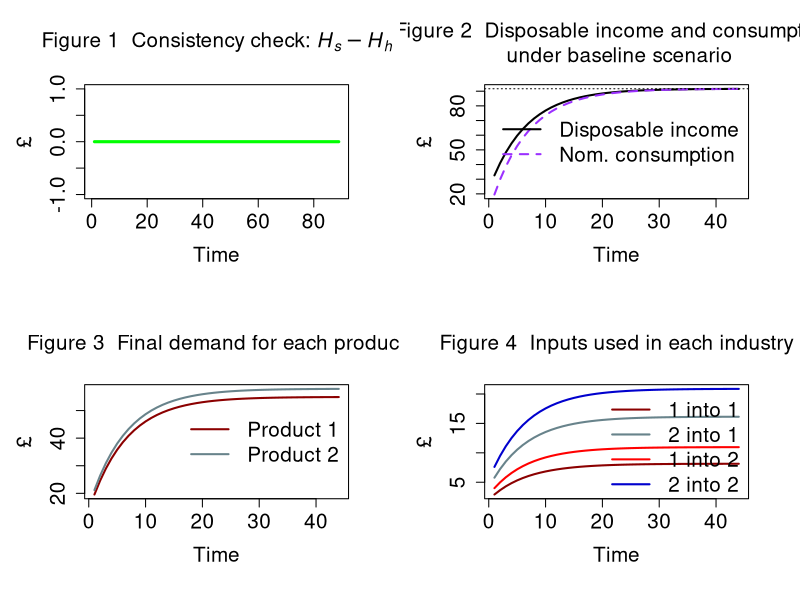

Recreate this plot in R.
# IO-SFC MODEL (BASED ON MODEL PC)

# Created by Marco Veronese Passarella

# Version: 7 June 2024; revised: 27 January 2025

### PREPARE THE ENVIRONMENT ################################################################################

#Clear Environment
rm(list=ls(all=TRUE))

#Clear Plots
if(!is.null(dev.list())) dev.off()

#Clear Console
cat("\014")

#Set directory/folder
#setwd("C:/Users/Marco Passarella/Google Drive/New Conferences/EAEPE Summer School 2024")

#set number of periods
nPeriods = 90

#Set number of scenarios
nScenarios = 1 

#Set number of industries ***
nIndustries = 2

### SET THE COEFFICIENTS (EXOGENOUS VARIABLES AND PARAMETERS) ################################################################################

alpha10 = 0.8 #Autonomous component of propensity to consume out of income
alpha11 = 8 #Interest rate elasticity of propensity to consume out of income (minus sign)
alpha2=0.4 #Propensity to consume out of wealth
w = 0.4 #Uniform wage rate
mu = 0.875 #Uniform mark-up
pr1 = 1 #Labour productivity in industry 1
pr2 = 1 #Labour productivity in industry 2
lambda0 = 0.635 #Autonomous share of bills
lambda1 = 5 #Elasticity of bills demand to interest rate
lambda2 = 0.01 #Elasticity of bills demand to yd/v
theta=0.2 #Tax rate on income
r_bar=matrix(data=0.025,nrow=nScenarios,ncol=nPeriods) #Interest rate as policy instrument
beta1_c_bar=0.50 #Household consumption share of product 1
beta2_c_bar=0.50 #Household consumption share of product 2
beta1_g_bar=0.48 #Government consumption share of product 1
beta2_g_bar=0.52 #Government consumption share of product 2
a11 = 0.11 #Quantity of product 1 necessary to produce one unit of product 1
a12 = 0.12 #Quantity of product 1 necessary to produce one unit of product 2
a21 = 0.21 #Quantity of product 2 necessary to produce one unit of product 1
a22 = 0.22 #Quantity of product 2 necessary to produce one unit of product 2

#Tip: try 0.12, 0.12, 0.20, 0.20 for unit prices

### CREATE VARIABLES AND ATTRIBUTE INITIAL VALUES ################################################################################

#Use 'array' function to create 3-dimension variables
x=array(data=0,dim=c(nScenarios,nPeriods,nIndustries)) #Gross output by industry (real)
d=array(data=0,dim=c(nScenarios,nPeriods,nIndustries)) #Demand by industry (real)
beta_c=array(data=0,dim=c(nScenarios,nPeriods,nIndustries)) #Real consumption composition
beta_g=array(data=0,dim=c(nScenarios,nPeriods,nIndustries)) #Real government expenditure composition
p=array(data=1,dim=c(nScenarios,nPeriods,nIndustries)) #Unit prices

#Create matrix of coefficients
A=matrix(data=0,nrow=nIndustries,ncol=nIndustries) #2D matrix of technical coefficients
I = diag(x=1, nrow=nIndustries, ncol=nIndustries) #2D diagonal matrix
A4=array(data=0,dim=c(nScenarios,nPeriods,nIndustries,nIndustries)) #4D matrix of technical coefficients

#Other 2-dimension variables
alpha1=matrix(data=alpha10-alpha11*r_bar,nrow=nScenarios,ncol=nPeriods) #Propensity to consume out of income
b_cb=matrix(data=0,nrow=nScenarios,ncol=nPeriods) #Government bills held by Central Bank
b_h=matrix(data=0,nrow=nScenarios,ncol=nPeriods) #Government bills held by households
b_s=matrix(data=0,nrow=nScenarios,ncol=nPeriods) #Government bills supplied by government
h_h=matrix(data=0,nrow=nScenarios,ncol=nPeriods) #Cash money held by households
h_s=matrix(data=0,nrow=nScenarios,ncol=nPeriods) #Cash money supplied by central bank
r=matrix(data=r_bar,nrow=nScenarios,ncol=nPeriods) #Interest rate on government bills
t=matrix(data=0,nrow=nScenarios,ncol=nPeriods) #Taxes
v=matrix(data=0,nrow=nScenarios,ncol=nPeriods) #Households wealth
yd=matrix(data=0,nrow=nScenarios,ncol=nPeriods) #Disposable income of households
cons=matrix(data=0,nrow=nScenarios,ncol=nPeriods) #Consumption (real)
g=matrix(data=20,nrow=nScenarios,ncol=nPeriods) #Government expenditure (real)
y=matrix(data=0,nrow=nScenarios,ncol=nPeriods) #Value of net output (GDP)
p_c=matrix(data=1,nrow=nScenarios,ncol=nPeriods) #Average price for the consumers
p_g=matrix(data=1,nrow=nScenarios,ncol=nPeriods) #Average price for the government
infl=matrix(data=1,nrow=nScenarios,ncol=nPeriods) #Inflation tax (see Godley and Lavoie, 9.2.4 and 9.3.1)

### RUN THE MODEL ################################################################################

#DEFINE THE LOOPS

#Choose scenario
for (j in 1:nScenarios){
  
  #Define time loop
  for (i in 2:nPeriods){
    
    #Define iterations
    for (iterations in 1:100){

      
      #DEFINE THE SYSTEM OF EQUATIONS        

      
      ## A) Define the matrix of technical coefficients ####
      
      #4D matrix of technical coefficients
      A4[j,i,,]=c(a11,a21,a12,a22)                   
      
      #2D matrix of technical coefficients
      A = A4[j,i,,]          
      
      
      ## B) Define consumption shares ####
      
      #Household real consumption share of product 1 - eq. 13.1
      beta_c[j,i,1]=beta1_c_bar
      
      #Household real consumption share of product 2 - eq. 13.2
      beta_c[j,i,2]=beta2_c_bar
      
      #Government real consumption share of product 1 - eq. 14.1
      beta_g[j,i,1]=beta1_g_bar
      
      #Government real consumption share of product 2 - eq. 14.2
      beta_g[j,i,2]=beta2_g_bar
      
      
      ## C) Define input-output structure ####
      
      #Real final demand vector by industry - eq. 15
      d[j,i,] = beta_c[j,i,]*cons[j,i] + beta_g[j,i,]*g[j,i]
      
      #Real gross output by industry  - eq. 16
      x[j,i,] = solve(I-A) %*% d[j,i,]
      
      #Value of net output (GDP)  - eq. 1.A
      y[j,i] = t(p[j,i,]) %*% d[j,i,]
            
      
      ## D) Set prices ####
      
      #Set unit price of output of industry 1 - eq. 17.1
      p[j,i,1] = (w/pr1) + (p[j,i,1]*A[1] + p[j,i,2]*A[2])*(1 + mu) 
      
      #Set unit price of output of industry 2 - eq. 17.2  
      p[j,i,2] = (w/pr2) + (p[j,i,1]*A[3] + p[j,i,2]*A[4])*(1 + mu) 
      
      #Average price for the consumers - eq. 18
      p_c[j,i] = t(p[j,i,]) %*% beta_c[j,i,]
      
      #Average price for the government - eq. 19
      p_g[j,i] = t(p[j,i,]) %*% beta_g[j,i,]
      
      
      ## E) Households' behaviour ####
      
      #Disposable income - eq. 2
      yd[j,i] = y[j,i] - t[j,i] + r[j,i-1]*b_h[j,i-1]
      
      #Wealth accumulation - eq. 4 
      v[j,i] = v[j,i-1] + (yd[j,i] - p_c[j,i]*cons[j,i])
      
      #Real consumption function with no monetary illusion - eq. 5.A.1 
      cons[j,i] = alpha1[j,i]*((yd[j,i]/p_c[j,i])-infl[j,i]) + alpha2*v[j,i-1]/p_c[j,i]
      
      #Inflation tax for households - eq. 5.A.1
      infl[j,i] = ((p_c[j,i]-p_c[j,i-1])/p_c[j,i-1])*(v[j,i-1]/p_c[j,i])
      
      #Endogenous propensity to consume out of income  - eq. 12
      alpha1[j,i] = alpha10 - alpha11*r[j,i]
      
      
      ## F) Portfolio equations ####
      
      #Demand for cash money - eq. 6
      h_h[j,i] = v[j,i] - b_h[j,i]
      
      #Demand for government bills - eq. 7
      b_h[j,i] = v[j,i]*(lambda0 + lambda1*r[j,i] - lambda2*(yd[j,i]/v[j,i]))
      
      
      ## G) Government ####
      
      #Tax payments - eq. 3 
      t[j,i] = theta*(y[j,i] + r[j,i-1]*b_h[j,i-1])
      
      #Supply of government bills - eq. 8
      b_s[j,i] = b_s[j,i-1] + ( p_g[j,i]*g[j,i] + r[j,i-1]*b_s[j,i-1]) - (t[j,i] + r[j,i-1]*b_cb[j,i-1])
      
      
      ## H) Central bank ####
      
      #Supply of cash - eq. 9
      h_s[j,i] = h_s[j,i-1] + b_cb[j,i] - b_cb[j,i-1]
      
      #Government bills held by the central bank - eq. 10
      b_cb[j,i] = b_s[j,i] - b_h[j,i]
      
      #Interest rate as policy instrument - eq. 11
      r[j,i] = r_bar[j,i]
      
    }
    
  }
}

### CONSISTENCY CHECK (REDUNDANT EQUATION) AND PLOTS ################################################################################

#Define layout
layout(matrix(c(1,2,3,4), 2, 2, byrow = TRUE))
par(mar = c(5.1+1, 4.1+1, 4.1+1, 2.1+1))

#Figure 1: redundant equation
plot(h_s[1,2:nPeriods]-h_h[1,2:nPeriods], type="l", col="green",lwd=3,lty=1,font.main=1,cex.main=1.5,
     main=expression("Figure 1  Consistency check: " * italic(H[phantom("")]["s"]) - italic(H[phantom("")]["h"])),
     cex.axis=1.5,cex.lab=1.5,ylab = '\u00A3',
     xlab = 'Time',ylim = range(-1,1))

#Figure 2: disposable income and consumption
plot(yd[1,2:45],type="l", col=1, lwd=2, lty=1, font.main=1,cex.main=1.5,
     main="Figure 2  Disposable income and consumption \n under baseline scenario",
     ylab = '\u00A3',xlab = 'Time',ylim = range(min(cons[1,2:45]*p_c[1,2:45]),max(yd[1,2:45])),
     cex.axis=1.5,cex.lab=1.5)
lines(cons[1,2:45]*p_c[1,2:45],type="l",lwd=2,lty=2,col="purple1")
legend("right",c("Disposable income","Nom. consumption"),  bty = "n",
       cex=1.5, lty=c(1,2), lwd=c(2,2), col = c(1,"purple1"), box.lty=0)
abline(h=yd[1,nPeriods],col=1,lty=3)

#Figure 3: final demands
plot(d[1,2:45,1]*p[1,2:45,1],type="l", col="red4", lwd=2, lty=1, font.main=1,cex.main=1.5,
     main="Figure 3  Final demand for each product",
     ylab = '\u00A3',xlab = 'Time',ylim = range(min(d[1,2:45,1]*p[1,2:45,1]),max(d[1,2:45,2]*p[1,2:45,2])),
     cex.axis=1.5,cex.lab=1.5)
lines(d[1,2:45,2]*p[1,2:45,2],type="l",lwd=2,lty=1,col="lightblue4")
legend("right",c("Product 1","Product 2"),  bty = "n",
       cex=1.5, lty=c(1,1), lwd=c(2,2), col = c("red4","lightblue4"), box.lty=0)

#Figure 4: inputs used in each industry
plot(x[1,2:45,1]*A[1]*p[1,2:45,1],type="l", col="red4", lwd=2, lty=1, font.main=1,cex.main=1.5,
     main="Figure 4  Inputs used in each industry",
     ylab = '\u00A3',xlab = 'Time',ylim = range(min(x[1,2:45,1]*A[1]*p[1,2:45,1]),max(x[1,2:45,2]*A[4]*p[1,2:45,2])),
     cex.axis=1.5,cex.lab=1.5)
lines(x[1,2:45,1]*A[2]*p[1,2:45,2],type="l",lwd=2,lty=1,col="lightblue4")
lines(x[1,2:45,2]*A[3]*p[1,2:45,1],type="l",lwd=2,lty=1,col="red1")
lines(x[1,2:45,2]*A[4]*p[1,2:45,2],type="l",lwd=2,lty=1,col="blue3")
legend("topright",c("1 into 1","2 into 1", "1 into 2","2 into 2" ),  bty = "n",
       cex=1.5, lty=c(1,1,1,1), lwd=c(2,2,2,2), col = c("red4","lightblue4","red1","blue3"), box.lty=0)
